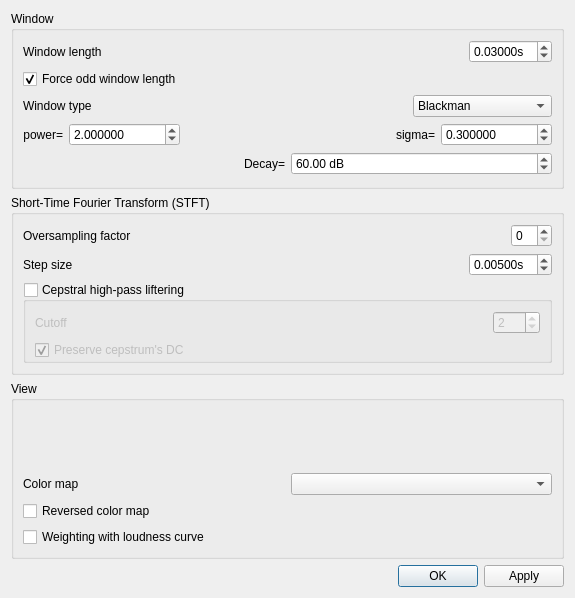
<?xml version="1.0" encoding="UTF-8"?>
<ui version="4.0">
 <class>GVSpectrogramWDialogSettings</class>
 <widget class="QDialog" name="GVSpectrogramWDialogSettings">
  <property name="geometry">
   <rect>
    <x>0</x>
    <y>0</y>
    <width>575</width>
    <height>598</height>
   </rect>
  </property>
  <property name="windowTitle">
   <string>Spectrogram settings</string>
  </property>
  <layout class="QVBoxLayout" name="verticalLayout_4">
   <item>
    <widget class="QGroupBox" name="groupBox">
     <property name="title">
      <string>Window</string>
     </property>
     <layout class="QVBoxLayout" name="verticalLayout_2">
      <item>
       <layout class="QHBoxLayout" name="horizontalLayout_17">
        <item>
         <widget class="QLabel" name="label_12">
          <property name="sizePolicy">
           <sizepolicy hsizetype="MinimumExpanding" vsizetype="Preferred">
            <horstretch>0</horstretch>
            <verstretch>0</verstretch>
           </sizepolicy>
          </property>
          <property name="text">
           <string>Window length</string>
          </property>
         </widget>
        </item>
        <item>
         <widget class="QLabel" name="lblActualWindowLength">
          <property name="font">
           <font>
            <pointsize>8</pointsize>
           </font>
          </property>
          <property name="text">
           <string>&lt;actual window length&gt;</string>
          </property>
         </widget>
        </item>
        <item>
         <widget class="QDoubleSpinBox" name="sbSpectrogramWindowSize">
          <property name="suffix">
           <string>s</string>
          </property>
          <property name="decimals">
           <number>5</number>
          </property>
          <property name="minimum">
           <double>0.010000000000000</double>
          </property>
          <property name="maximum">
           <double>60.000000000000000</double>
          </property>
          <property name="singleStep">
           <double>0.010000000000000</double>
          </property>
          <property name="value">
           <double>0.030000000000000</double>
          </property>
         </widget>
        </item>
       </layout>
      </item>
      <item>
       <widget class="QCheckBox" name="cbSpectrogramWindowSizeForcedOdd">
        <property name="text">
         <string>Force odd window length</string>
        </property>
        <property name="checked">
         <bool>true</bool>
        </property>
       </widget>
      </item>
      <item>
       <layout class="QHBoxLayout" name="horizontalLayout_11">
        <item>
         <widget class="QLabel" name="label_10">
          <property name="sizePolicy">
           <sizepolicy hsizetype="MinimumExpanding" vsizetype="Preferred">
            <horstretch>0</horstretch>
            <verstretch>0</verstretch>
           </sizepolicy>
          </property>
          <property name="toolTip">
           <string>Based on Wikipedia's coefficients (2015)</string>
          </property>
          <property name="text">
           <string>Window type</string>
          </property>
         </widget>
        </item>
        <item>
         <widget class="QComboBox" name="cbSpectrogramWindowType">
          <property name="currentIndex">
           <number>3</number>
          </property>
          <item>
           <property name="text">
            <string>Rectangular</string>
           </property>
          </item>
          <item>
           <property name="text">
            <string>Hamming</string>
           </property>
          </item>
          <item>
           <property name="text">
            <string>Hann</string>
           </property>
          </item>
          <item>
           <property name="text">
            <string>Blackman</string>
           </property>
          </item>
          <item>
           <property name="text">
            <string>Blackman-Nutall</string>
           </property>
          </item>
          <item>
           <property name="text">
            <string>Blackman-Harris</string>
           </property>
          </item>
          <item>
           <property name="text">
            <string>Nutall</string>
           </property>
          </item>
          <item>
           <property name="text">
            <string>Flat top</string>
           </property>
          </item>
          <item>
           <property name="text">
            <string>Gaussian</string>
           </property>
          </item>
          <item>
           <property name="text">
            <string>Exponential</string>
           </property>
          </item>
          <item>
           <property name="text">
            <string>Generalized Normal</string>
           </property>
          </item>
         </widget>
        </item>
       </layout>
      </item>
      <item>
       <layout class="QHBoxLayout" name="horizontalLayout_12">
        <item>
         <layout class="QHBoxLayout" name="horizontalLayout_13">
          <item>
           <layout class="QHBoxLayout" name="horizontalLayout_14">
            <item>
             <widget class="QLabel" name="lblWindowNormPower">
              <property name="toolTip">
               <string>Power of the exponential's argument</string>
              </property>
              <property name="text">
               <string>power=</string>
              </property>
              <property name="alignment">
               <set>Qt::AlignRight|Qt::AlignTrailing|Qt::AlignVCenter</set>
              </property>
             </widget>
            </item>
            <item>
             <widget class="QDoubleSpinBox" name="spSpectrogramWindowNormPower">
              <property name="toolTip">
               <string>Power of the exponential's argument</string>
              </property>
              <property name="decimals">
               <number>6</number>
              </property>
              <property name="maximum">
               <double>1000000.000000000000000</double>
              </property>
              <property name="singleStep">
               <double>0.100000000000000</double>
              </property>
              <property name="value">
               <double>2.000000000000000</double>
              </property>
             </widget>
            </item>
           </layout>
          </item>
          <item>
           <spacer name="horizontalSpacer_3">
            <property name="orientation">
             <enum>Qt::Horizontal</enum>
            </property>
            <property name="sizeHint" stdset="0">
             <size>
              <width>40</width>
              <height>20</height>
             </size>
            </property>
           </spacer>
          </item>
          <item>
           <widget class="QLabel" name="lblWindowNormSigma">
            <property name="text">
             <string>sigma=</string>
            </property>
            <property name="alignment">
             <set>Qt::AlignRight|Qt::AlignTrailing|Qt::AlignVCenter</set>
            </property>
           </widget>
          </item>
          <item>
           <widget class="QDoubleSpinBox" name="spSpectrogramWindowNormSigma">
            <property name="decimals">
             <number>6</number>
            </property>
            <property name="maximum">
             <double>1000000.000000000000000</double>
            </property>
            <property name="singleStep">
             <double>0.100000000000000</double>
            </property>
            <property name="value">
             <double>0.300000000000000</double>
            </property>
           </widget>
          </item>
         </layout>
        </item>
       </layout>
      </item>
      <item>
       <layout class="QHBoxLayout" name="horizontalLayout_15">
        <item>
         <widget class="QLabel" name="lblWindowExpDecay">
          <property name="toolTip">
           <string>Targeted decay over half of the window length</string>
          </property>
          <property name="text">
           <string>Decay=</string>
          </property>
          <property name="alignment">
           <set>Qt::AlignRight|Qt::AlignTrailing|Qt::AlignVCenter</set>
          </property>
         </widget>
        </item>
        <item>
         <widget class="QDoubleSpinBox" name="spSpectrogramWindowExpDecay">
          <property name="toolTip">
           <string>Targeted decay over half of the window length</string>
          </property>
          <property name="suffix">
           <string> dB</string>
          </property>
          <property name="decimals">
           <number>2</number>
          </property>
          <property name="maximum">
           <double>1000000.000000000000000</double>
          </property>
          <property name="singleStep">
           <double>0.100000000000000</double>
          </property>
          <property name="value">
           <double>60.000000000000000</double>
          </property>
         </widget>
        </item>
       </layout>
      </item>
     </layout>
    </widget>
   </item>
   <item>
    <widget class="QGroupBox" name="groupBox_2">
     <property name="title">
      <string>Short-Time Fourier Transform (STFT)</string>
     </property>
     <layout class="QVBoxLayout" name="verticalLayout">
      <item>
       <layout class="QHBoxLayout" name="horizontalLayout_4">
        <item>
         <widget class="QLabel" name="label_3">
          <property name="sizePolicy">
           <sizepolicy hsizetype="MinimumExpanding" vsizetype="Preferred">
            <horstretch>0</horstretch>
            <verstretch>0</verstretch>
           </sizepolicy>
          </property>
          <property name="toolTip">
           <string>&lt;html&gt;&lt;head/&gt;&lt;body&gt;&lt;p&gt;DFT size = &lt;span style=&quot; font-size:14pt;&quot;&gt;2&lt;/span&gt;&lt;span style=&quot; font-size:14pt; vertical-align:super;&quot;&gt;⌈log2(winlen)⌉+X&lt;/span&gt;&lt;/p&gt;&lt;/body&gt;&lt;/html&gt;</string>
          </property>
          <property name="statusTip">
           <string>&lt;html&gt;&lt;head/&gt;&lt;body&gt;&lt;p&gt;DFT size = &lt;span style=&quot; font-size:14pt;&quot;&gt;2&lt;/span&gt;&lt;span style=&quot; font-size:14pt; vertical-align:super;&quot;&gt;⌈log2(winlen)⌉+X&lt;/span&gt;&lt;/p&gt;&lt;/body&gt;&lt;/html&gt;</string>
          </property>
          <property name="text">
           <string>Oversampling factor</string>
          </property>
         </widget>
        </item>
        <item>
         <widget class="QLabel" name="lblDFTSize">
          <property name="font">
           <font>
            <pointsize>8</pointsize>
           </font>
          </property>
          <property name="text">
           <string>&lt;DFT size&gt;</string>
          </property>
         </widget>
        </item>
        <item>
         <widget class="QSpinBox" name="sbSpectrogramOversamplingFactor">
          <property name="toolTip">
           <string>&lt;html&gt;&lt;head/&gt;&lt;body&gt;&lt;p&gt;DFT size = &lt;span style=&quot; font-size:14pt;&quot;&gt;2&lt;/span&gt;&lt;span style=&quot; font-size:14pt; vertical-align:super;&quot;&gt;⌈log2(winlen)⌉+X&lt;/span&gt;&lt;/p&gt;&lt;/body&gt;&lt;/html&gt;</string>
          </property>
          <property name="statusTip">
           <string>&lt;html&gt;&lt;head/&gt;&lt;body&gt;&lt;p&gt;DFT size = &lt;span style=&quot; font-size:14pt;&quot;&gt;2&lt;/span&gt;&lt;span style=&quot; font-size:14pt; vertical-align:super;&quot;&gt;⌈log2(winlen)⌉+X&lt;/span&gt;&lt;/p&gt;&lt;/body&gt;&lt;/html&gt;</string>
          </property>
          <property name="value">
           <number>0</number>
          </property>
         </widget>
        </item>
       </layout>
      </item>
      <item>
       <layout class="QHBoxLayout" name="horizontalLayout_16">
        <item>
         <widget class="QLabel" name="label_11">
          <property name="sizePolicy">
           <sizepolicy hsizetype="MinimumExpanding" vsizetype="Preferred">
            <horstretch>0</horstretch>
            <verstretch>0</verstretch>
           </sizepolicy>
          </property>
          <property name="toolTip">
           <string>The actual step size might be slightly different since it is always an integer number of samples.</string>
          </property>
          <property name="statusTip">
           <string>The actual step size might be slightly different since it is always an integer number of samples.</string>
          </property>
          <property name="text">
           <string>Step size</string>
          </property>
         </widget>
        </item>
        <item>
         <widget class="QLabel" name="lblActualStepSize">
          <property name="font">
           <font>
            <pointsize>8</pointsize>
           </font>
          </property>
          <property name="toolTip">
           <string>The actual step size might be slightly different since it is always an integer number of samples.</string>
          </property>
          <property name="statusTip">
           <string>The actual step size might be slightly different since it is always an integer number of samples.</string>
          </property>
          <property name="text">
           <string>&lt;actual step size&gt;</string>
          </property>
         </widget>
        </item>
        <item>
         <widget class="QDoubleSpinBox" name="sbSpectrogramStepSize">
          <property name="toolTip">
           <string>The actual step size might be slightly different since it is always an integer number of samples.</string>
          </property>
          <property name="statusTip">
           <string>The actual step size might be slightly different since it is always an integer number of samples.</string>
          </property>
          <property name="suffix">
           <string>s</string>
          </property>
          <property name="decimals">
           <number>5</number>
          </property>
          <property name="minimum">
           <double>0.000100000000000</double>
          </property>
          <property name="maximum">
           <double>60.000000000000000</double>
          </property>
          <property name="singleStep">
           <double>0.001000000000000</double>
          </property>
          <property name="value">
           <double>0.005000000000000</double>
          </property>
         </widget>
        </item>
       </layout>
      </item>
      <item>
       <widget class="QGroupBox" name="gbSpectrogramCepstralLiftering">
        <property name="sizePolicy">
         <sizepolicy hsizetype="Preferred" vsizetype="Minimum">
          <horstretch>0</horstretch>
          <verstretch>0</verstretch>
         </sizepolicy>
        </property>
        <property name="title">
         <string>Cepstral high-pass liftering</string>
        </property>
        <property name="checkable">
         <bool>true</bool>
        </property>
        <property name="checked">
         <bool>false</bool>
        </property>
        <layout class="QVBoxLayout" name="verticalLayout_5">
         <property name="bottomMargin">
          <number>0</number>
         </property>
         <item>
          <layout class="QHBoxLayout" name="horizontalLayout_5">
           <item>
            <widget class="QLabel" name="label_2">
             <property name="sizePolicy">
              <sizepolicy hsizetype="MinimumExpanding" vsizetype="Preferred">
               <horstretch>0</horstretch>
               <verstretch>0</verstretch>
              </sizepolicy>
             </property>
             <property name="text">
              <string>Cutoff</string>
             </property>
            </widget>
           </item>
           <item>
            <widget class="QSpinBox" name="sbSpectrogramCepstralLifteringOrder">
             <property name="minimum">
              <number>1</number>
             </property>
             <property name="maximum">
              <number>256</number>
             </property>
             <property name="value">
              <number>2</number>
             </property>
            </widget>
           </item>
          </layout>
         </item>
         <item>
          <widget class="QCheckBox" name="cbSpectrogramCepstralLifteringPreserveDC">
           <property name="text">
            <string>Preserve cepstrum's DC</string>
           </property>
           <property name="checked">
            <bool>true</bool>
           </property>
          </widget>
         </item>
        </layout>
       </widget>
      </item>
     </layout>
    </widget>
   </item>
   <item>
    <widget class="QGroupBox" name="groupBox_3">
     <property name="title">
      <string>View</string>
     </property>
     <layout class="QVBoxLayout" name="verticalLayout_3">
      <item>
       <widget class="QLabel" name="lblImgSizeWarning">
        <property name="enabled">
         <bool>true</bool>
        </property>
        <property name="font">
         <font>
          <pointsize>8</pointsize>
         </font>
        </property>
        <property name="text">
         <string>&lt;Warning about Image size&gt;</string>
        </property>
       </widget>
      </item>
      <item>
       <layout class="QHBoxLayout" name="horizontalLayout_2">
        <item>
         <widget class="QLabel" name="label">
          <property name="text">
           <string>Color map</string>
          </property>
         </widget>
        </item>
        <item>
         <widget class="QComboBox" name="cbSpectrogramColorMaps"/>
        </item>
       </layout>
      </item>
      <item>
       <widget class="QCheckBox" name="cbSpectrogramColorMapReversed">
        <property name="text">
         <string>Reversed color map</string>
        </property>
       </widget>
      </item>
      <item>
       <widget class="QCheckBox" name="cbSpectrogramLoudnessWeighting">
        <property name="toolTip">
         <string>Weight the spectrogram according to the loudness curve</string>
        </property>
        <property name="statusTip">
         <string>Weight the spectrogram according to the loudness curve</string>
        </property>
        <property name="text">
         <string>Weighting with loudness curve</string>
        </property>
       </widget>
      </item>
     </layout>
    </widget>
   </item>
   <item>
    <layout class="QHBoxLayout" name="horizontalLayout">
     <item>
      <spacer name="horizontalSpacer">
       <property name="orientation">
        <enum>Qt::Horizontal</enum>
       </property>
       <property name="sizeHint" stdset="0">
        <size>
         <width>40</width>
         <height>20</height>
        </size>
       </property>
      </spacer>
     </item>
     <item>
      <widget class="QDialogButtonBox" name="buttonBox">
       <property name="orientation">
        <enum>Qt::Horizontal</enum>
       </property>
       <property name="standardButtons">
        <set>QDialogButtonBox::Apply|QDialogButtonBox::Ok</set>
       </property>
       <property name="centerButtons">
        <bool>false</bool>
       </property>
      </widget>
     </item>
    </layout>
   </item>
  </layout>
 </widget>
 <resources/>
 <connections>
  <connection>
   <sender>sbSpectrogramStepSize</sender>
   <signal>valueChanged(double)</signal>
   <receiver>GVSpectrogramWDialogSettings</receiver>
   <slot>checkImageSize()</slot>
   <hints>
    <hint type="sourcelabel">
     <x>505</x>
     <y>221</y>
    </hint>
    <hint type="destinationlabel">
     <x>287</x>
     <y>300</y>
    </hint>
   </hints>
  </connection>
  <connection>
   <sender>sbSpectrogramWindowSize</sender>
   <signal>valueChanged(double)</signal>
   <receiver>GVSpectrogramWDialogSettings</receiver>
   <slot>checkImageSize()</slot>
   <hints>
    <hint type="sourcelabel">
     <x>505</x>
     <y>256</y>
    </hint>
    <hint type="destinationlabel">
     <x>287</x>
     <y>300</y>
    </hint>
   </hints>
  </connection>
  <connection>
   <sender>sbSpectrogramOversamplingFactor</sender>
   <signal>valueChanged(int)</signal>
   <receiver>GVSpectrogramWDialogSettings</receiver>
   <slot>checkImageSize()</slot>
   <hints>
    <hint type="sourcelabel">
     <x>531</x>
     <y>291</y>
    </hint>
    <hint type="destinationlabel">
     <x>287</x>
     <y>300</y>
    </hint>
   </hints>
  </connection>
 </connections>
 <slots>
  <slot>checkImageSize()</slot>
 </slots>
</ui>
